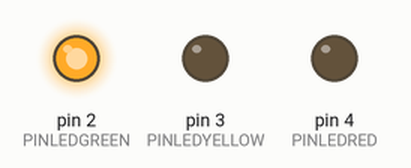
A sketch run on a simulated Arduino Uno, built with avr-gcc and run on an emulated ATmega328P. Parts: output pins drawn as LEDs (lit = HIGH).

Above: at 2.5 s.
At 6.0 s:
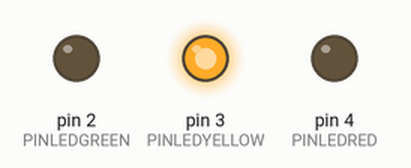
At 9.5 s:
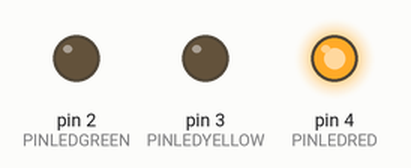
At 12.5 s:
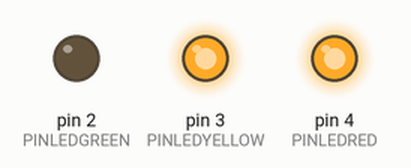
Timing chart, 0 to 16.9 s (numbered marks = the images above):
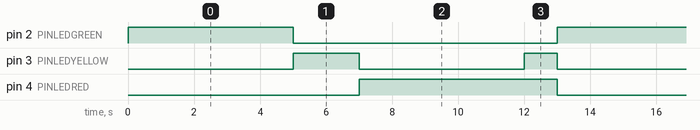

Measured:
- by itself, pin 2 (PINLEDGREEN): alternates HIGH for 5.0 s and LOW for 8.0 s
- by itself, pin 3 (PINLEDYELLOW): repeats every 13.0 s: LOW 5.0 s, HIGH 1.0 s, LOW 5.0 s, HIGH 2.0 s
- by itself, pin 4 (PINLEDRED): alternates HIGH for 6.0 s and LOW for 7.0 s

The sketch:

Ampel_sketch.ino
```cpp
#define PINLEDGREEN 2
#define PINLEDYELLOW 3
#define PINLEDRED 4

void setup() {
  // Pins 2, 3 und 4 als Outputs
  for (int i = 2; i < 5; i++) {
    pinMode(i, OUTPUT);
  }
}

void green(void);
void red(void);
void yellow(void);
void clear(void);

void loop() {
  clear();      // Alle Pins auf Low
  green();      // Grün an
  delay(5000);  // Warten

  clear();
  yellow();
  delay(2000);

  clear();
  red();
  delay(5000);

  clear();
  yellow();
  red();
  delay(1000);
}

// Funktionen der Ampelphasen
void green(void) {
  digitalWrite(PINLEDGREEN, HIGH);
}
void yellow(void) {
  digitalWrite(PINLEDYELLOW, HIGH);
}
void red(void) {
  digitalWrite(PINLEDRED, HIGH);
}

// Fkt für alle Pins auf Low
void clear(void) {
  for (int i = 2; i < 5; i++) {
    digitalWrite(i, LOW);
  }
}
```
